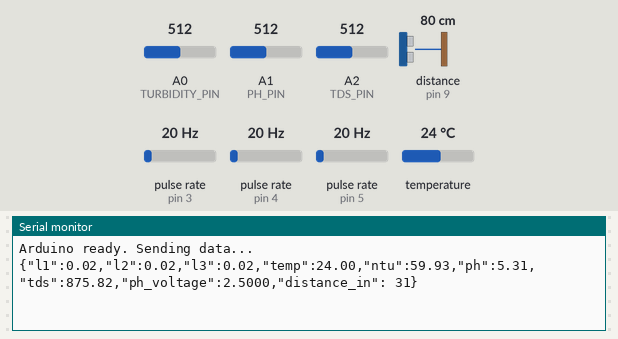
Bench run of a sketch on a simulated Arduino Uno, built with avr-gcc and run on an emulated ATmega328P. Parts: the last lines printed to the serial monitor. Wiring (inferred from the names in the program): ultrasonic range finder: trigger pin 12; echo pin 9; 3 × pulse sensor: data pin 3 / data pin 4 / data pin 5. The test bench sets the inputs (shaded band); at power-on: distance to the obstacle (sensor on pin 9) 80 cm, pulse rate (sensors on pin 3, pin 4, pin 5) 20 Hz, A0 (TURBIDITY_PIN) = 512, A1 (PH_PIN) = 512, A2 (TDS_PIN) = 512, temperature 24 °C. The echo pulse lasts 58.3 µs per cm.

Above: at 1.7 s.
1.8 s: distance to the obstacle (sensor on pin 9) set to 2 cm
At 3.1 s:
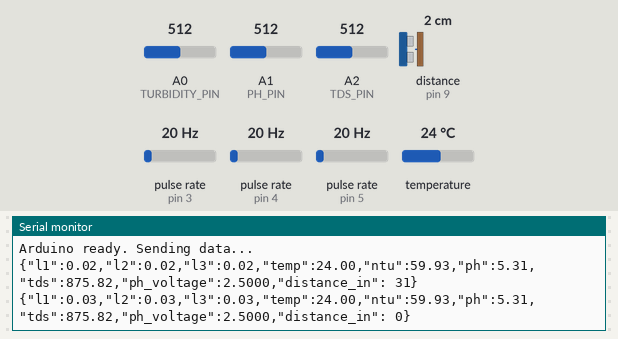
3.3 s: distance to the obstacle (sensor on pin 9) set to 60 cm
At 4.2 s:
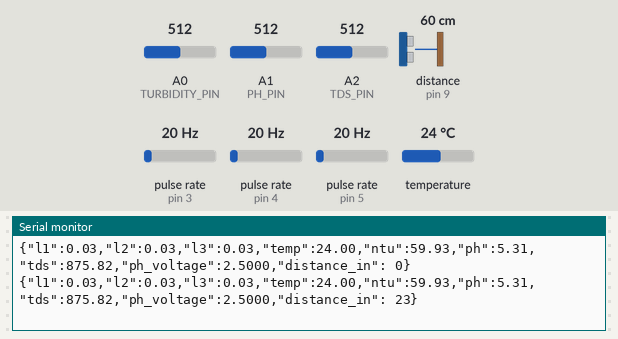
7.4 s: distance to the obstacle (sensor on pin 9) set to 299 cm
At 7.8 s:
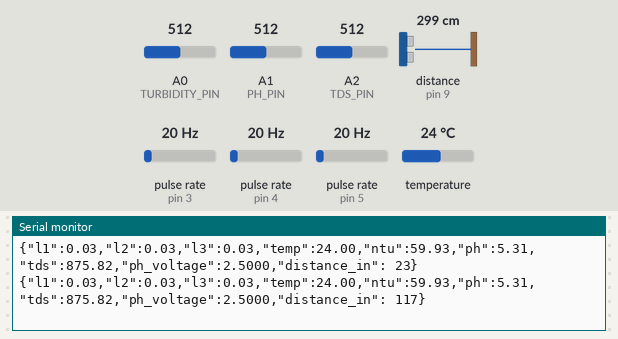
11.5 s: pulse rate (sensor on pin 3) set to 4 Hz
At 12.1 s:
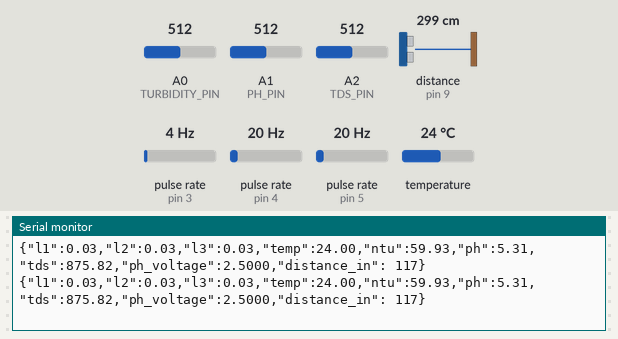
13.0 s: pulse rate (sensor on pin 4) set to 4 Hz
At 14.3 s:
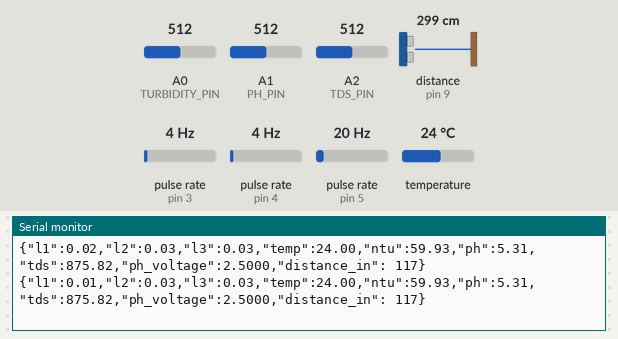
14.5 s: pulse rate (sensor on pin 5) set to 4 Hz
At 15.3 s:
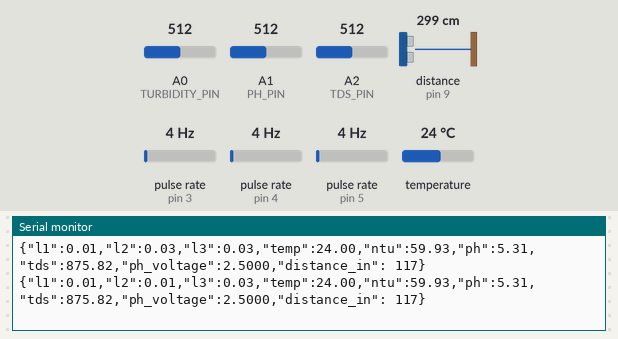
Timing chart, 0 to 17.0 s (numbered marks = the images above; inputs shaded):
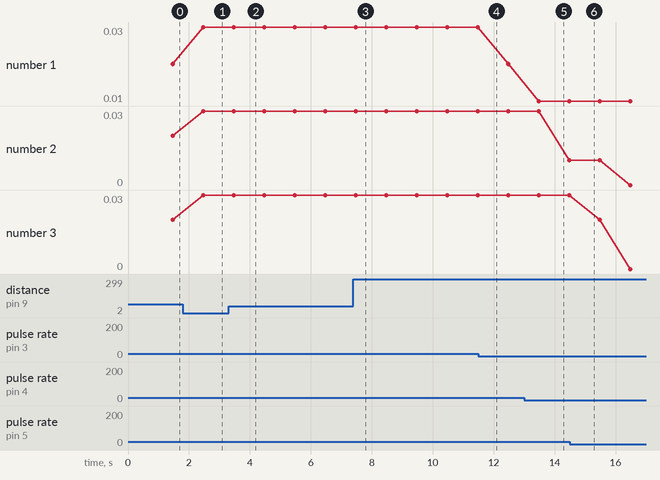

The sketch:

ArduinoCodeSensor.ino
```cpp
#include <PinChangeInterrupt.h>
#include <OneWire.h>
#include <DallasTemperature.h>

#define FLOW1_PIN 3
#define FLOW2_PIN 4
#define FLOW3_PIN 5
#define TURBIDITY_PIN A0
#define PH_PIN A1
#define TDS_PIN A2
#define TRIG_PIN 12
#define ECHO_PIN 9

#define FLOW1_CAL 604.0
#define FLOW2_CAL 631.0
#define FLOW3_CAL 633.0

#define MAX_DISTANCE 200

volatile unsigned int flow1_pulses = 0;
volatile unsigned int flow2_pulses = 0;
volatile unsigned int flow3_pulses = 0;

#define ONE_WIRE_BUS 2
OneWire oneWire(ONE_WIRE_BUS);
DallasTemperature sensors(&oneWire);
DeviceAddress insideThermometer;

// pH variables
int buf[10], temp;
unsigned long int avgValue;
float pHVol, phValue;

// TDS variables
float VREF = 5.0;              // ADC reference voltage
float ecCalibration = 93.39;   // Based on your 255.5 ppm @ 0.730V
float temperature = 25.0;      // Adjust if you have a sensor

// TDS sensor read function
int readTDSRaw(int samples = 10) {
  long total = 0;
  for (int i = 0; i < samples; i++) {
    total += analogRead(TDS_PIN);
    delay(5);
  }
  return total / samples;
}

float computeTDS() {
  int raw = readTDSRaw();
  float voltage = raw * (5.0 / 1023.0);

  // Convert voltage to raw EC (non-calibrated)
  float rawEC = (voltage * 1000) / 133.42;
  float ecValue = rawEC * ecCalibration;

  // Temperature compensation (optional)
  float compensatedEC = ecValue / (1.0 + 0.02 * (temperature - 25.0));

  // TDS = EC × 0.5
  float tdsValue = compensatedEC * 0.5;
  return tdsValue;
}

long microsecondsToInches(long microseconds) {
  // Convert the pulse duration to inches
  return (microseconds / 74) / 2;
}

long microsecondsToCentimeters(long microseconds) {
  // Convert the pulse duration to centimeters
  return (microseconds / 29) / 2;
}

void ISR_Flow1() { flow1_pulses++; }
void ISR_Flow2() { flow2_pulses++; }
void ISR_Flow3() { flow3_pulses++; }

void setup() {
  Serial.begin(9600);
  delay(500);

  pinMode(FLOW1_PIN, INPUT_PULLUP);
  pinMode(FLOW2_PIN, INPUT_PULLUP);
  pinMode(FLOW3_PIN, INPUT_PULLUP);

  pinMode(TRIG_PIN, OUTPUT);
  pinMode(ECHO_PIN, INPUT);

  attachInterrupt(digitalPinToInterrupt(FLOW1_PIN), ISR_Flow1, RISING);
  attachPCINT(digitalPinToPCINT(FLOW2_PIN), ISR_Flow2, RISING);
  attachPCINT(digitalPinToPCINT(FLOW3_PIN), ISR_Flow3, RISING);

  sensors.begin();
  if (!sensors.getAddress(insideThermometer, 0)) {
    Serial.println("Unable to find temperature sensor");
  } else {
    sensors.setResolution(insideThermometer, 9);
  }

  Serial.println("Arduino ready. Sending data...");
}

void loop() {
  static unsigned long lastTime = 0;
  unsigned long now = millis();

  if (now - lastTime >= 1000) {
    lastTime = now;

    // Flow pulses
    noInterrupts();
    unsigned int p1 = flow1_pulses;
    unsigned int p2 = flow2_pulses;
    unsigned int p3 = flow3_pulses;
    flow1_pulses = flow2_pulses = flow3_pulses = 0;
    interrupts();

    float f1 = (p1 / FLOW1_CAL);
    float f2 = (p2 / FLOW2_CAL);
    float f3 = (p3 / FLOW3_CAL);

    // Temperature
    sensors.requestTemperatures();
    float tempC = sensors.getTempC(insideThermometer);

    // Turbidity
    int turbRaw = analogRead(TURBIDITY_PIN);
    float turbVolt = turbRaw * (5.0 / 1023.0);
    float ntu = (4.5 - turbVolt) * 30;

    // pH
    for (int i = 0; i < 10; i++) {
      buf[i] = analogRead(PH_PIN);
      delay(30);
    }

    for (int i = 0; i < 9; i++) {
      for (int j = i + 1; j < 10; j++) {
        if (buf[i] > buf[j]) {
          temp = buf[i];
          buf[i] = buf[j];
          buf[j] = temp;
        }
      }
    }

    avgValue = 0;
    for (int i = 2; i < 8; i++)
      avgValue += buf[i];

    pHVol = (float)avgValue * 5.0 / 1024/ 6;
    phValue = 1.5385 * pHVol + 1.4614;

    // TDS Calculation
    float tds = computeTDS();

    // Ultrasonic Distance Measurement
    long duration, inches, cm;

    // Trigger the sensor to send a pulse
    digitalWrite(TRIG_PIN, LOW);
    delayMicroseconds(2);
    digitalWrite(TRIG_PIN, HIGH);
    delayMicroseconds(10);
    digitalWrite(TRIG_PIN, LOW);

    // Read the pulse duration from echoPin
    duration = pulseIn(ECHO_PIN, HIGH);

    // Convert microseconds to inches and centimeters
    inches = microsecondsToInches(duration);
    cm = microsecondsToCentimeters(duration);

    // JSON output
    String json = "{";
    json += "\"l1\":" + String(f1, 2) + ",";
    json += "\"l2\":" + String(f2, 2) + ",";
    json += "\"l3\":" + String(f3, 2) + ",";
    json += "\"temp\":" + String(tempC, 2) + ",";
    json += "\"ntu\":" + String(ntu, 2) + ",";
    json += "\"ph\":" + String(phValue, 2) + ",";
    json += "\"tds\":" + String(tds, 2) + ",";
    json += "\"ph_voltage\":" + String(pHVol, 4) + ",";
    json += "\"distance_in\": " + String(inches); // Add distance in inches
    json += "}\n";

    Serial.print(json);
    Serial.println();
  }
}
```

Measured:
- after the input at 1.8 s, the serial monitor: prints a new line after 0.67 s (image 1)
- after the input at 3.3 s, the serial monitor: prints a new line after 0.17 s (image 2)
- after the input at 7.4 s, the serial monitor: prints a new line after 0.08 s (image 3)
- plotted number 1: 0.03 → 0.02 after the input at 11.5 s
